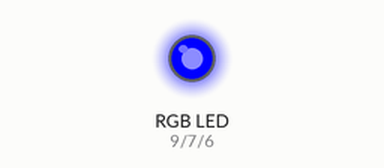
Recording of a sketch running on a simulated Arduino Uno, built with avr-gcc and run on an emulated ATmega328P. Parts: an RGB LED mixed from three pins (HIGH = lit). Dim RGB values are drawn brighter than linear.

Above: at 0.1 s.
At 5.1 s:
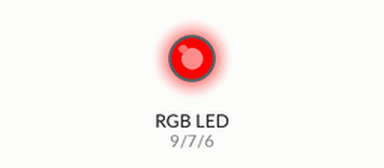
At 10.1 s:
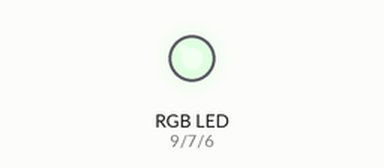
At 20.1 s:
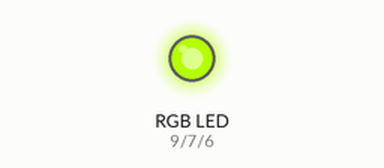
At 30.1 s:
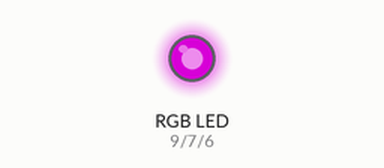
At 39.75 s:
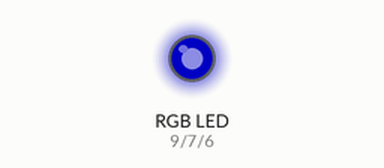
Timing chart, 0 to 40.0 s (numbered marks = the images above):
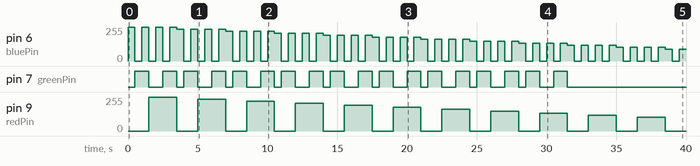

Measured:
- by itself, pin 7 (greenPin): repeats every 3.5 s: LOW 1.0 s, HIGH 1.0 s, LOW 0.50 s, HIGH 1.0 s, until it stays LOW from 31.5 s
- by itself, pin 9 (redPin): 0/255 → 255/255 at 1.5 s, → 0/255 2.0 s later, → 240/255 1.5 s later, → 0/255 2.0 s later, … (22 changes in this stretch)
- by itself, pin 6 (bluePin): 0/255 → 255/255 at 0.00 s, → 0/255 0.50 s later, → 255/255 0.50 s later, → 0/255 0.50 s later, … (80 changes in this stretch)

The sketch:

sketch_jul7a.ino
```cpp
int redPin = 9;    // Adjust as per your circuit
int greenPin = 7;
int bluePin = 6;
int t=500;

void setup() {
  pinMode(redPin, OUTPUT);
  pinMode(greenPin, OUTPUT);
  pinMode(bluePin, OUTPUT);
}

void loop() {
  for(int n = 255; n > 0; n=n-15) {

  setColor(0, 0, n);   // Blue
  delay(t);

  setColor(0, n, 0);   // Green
  delay(t);

  setColor(0, n, n);   // Cyan
  delay(t);

  setColor(n, 0, 0);   // Red
  delay(t);

  setColor(n, 0, n);   // Magenta
  delay(t);

  setColor(n, n, 0);   // Yellow
  delay(t);

  setColor(n, n, n);   // White
  delay(t);
  }

  setColor(0, 0, 0);   // Off
  delay(t);
}

void setColor(int redVal, int greenVal, int blueVal) {
  analogWrite(redPin, redVal);
  analogWrite(greenPin, greenVal);
  analogWrite(bluePin, blueVal);
}
```
